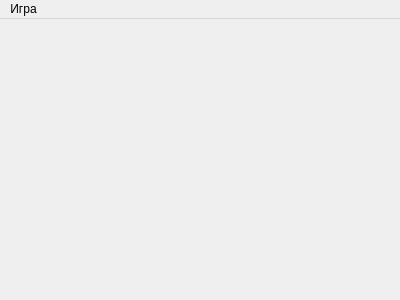
<?xml version="1.0" encoding="UTF-8"?>
<ui version="4.0">
 <class>MainWindow</class>
 <widget class="QMainWindow" name="MainWindow">
  <property name="geometry">
   <rect>
    <x>0</x>
    <y>0</y>
    <width>400</width>
    <height>300</height>
   </rect>
  </property>
  <property name="windowTitle">
   <string>Одинаковые карточки</string>
  </property>
  <property name="windowIcon">
   <iconset resource="../sources.qrc">
    <normaloff>:/icons/favicon.png</normaloff>:/icons/favicon.png</iconset>
  </property>
  <widget class="QWidget" name="centralWidget"/>
  <widget class="QMenuBar" name="menuBar">
   <property name="geometry">
    <rect>
     <x>0</x>
     <y>0</y>
     <width>400</width>
     <height>22</height>
    </rect>
   </property>
   <widget class="QMenu" name="game_menu">
    <property name="title">
     <string>Игра</string>
    </property>
   </widget>
   <addaction name="game_menu"/>
  </widget>
 </widget>
 <layoutdefault spacing="6" margin="11"/>
 <resources>
  <include location="../sources.qrc"/>
 </resources>
 <connections/>
</ui>
